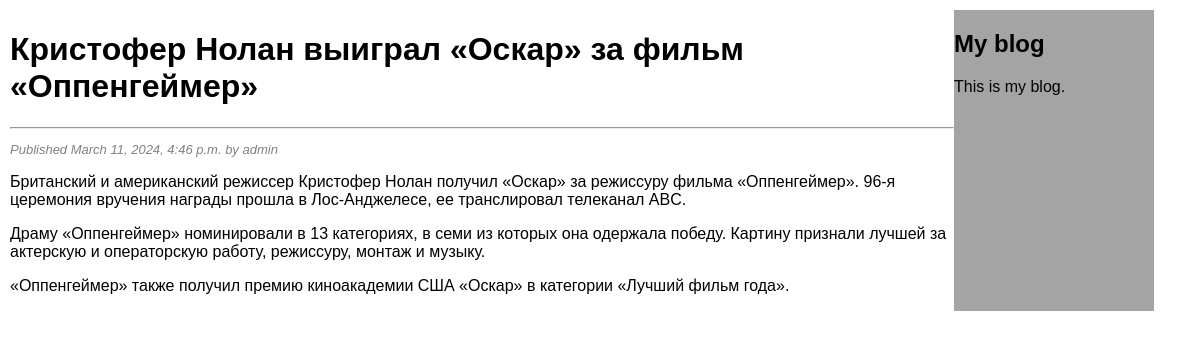
/blog/2024/3/11/kristofer-nolan-vyigral-oskar-za-film-oppengejmer/, run on the app's committed database.
### blog/models.py (models this page shows, shortened)
class Post(models.Model):
    class Status(models.TextChoices):
        DRAFT = 'DF', 'Draft'
        PUBLISHED = 'PB', 'Published'
    title = models.CharField(max_length=250)
    slug = models.SlugField(max_length=250,
                            unique_for_date='publish')
    author = models.ForeignKey(User,
                               on_delete=models.CASCADE,
                               related_name='blog_posts')
    body = models.TextField()
    publish = models.DateTimeField(default=timezone.now)
    created = models.DateTimeField(auto_now_add=True)
    status = models.CharField(max_length=2,
                              choices=Status.choices,
                              default=Status.DRAFT)
    objects = models.Manager()
    published = PublishedManager()
    class Meta:
        ordering = ['-publish']
        indexes = [
            models.Index(fields=['-publish']),
        ]

### blog/views.py (the view)
def post_detail(request, year, month, day, post):
    post = get_object_or_404(Post,
                             status=Post.Status.PUBLISHED,
                             slug=post,
                             publish__year=year,
                             publish__month=month,
                             publish__day=day)
    return render(request,
                  'blog/post/detail.html',
                  {'post': post})

### blog/templates/blog/post/detail.html (shortened to what this page needs)
{% extends "blog/base.html" %}
{% block content %}
    <h1>{{ post.title }}</h1>
    <hr>
    <p class="date">
        Published {{ post.publish }} by {{ post.author }}
    </p>
    {{ post.body|linebreaks }}
{% endblock %}

### blog/static/blog/css/blog.css (style rules this page uses)
body { display: flex; margin: 0; font-family: Arial, Helvetica, sans-serif; margin: 10px; flex-wrap: wrap; }
.date { font-style: italic; color: gray; font-size: small; }

### data on the page
Post: title "Кристофер Нолан выиграл «Оскар» за фильм «Оппенгеймер»", publish "March 11, 2024, 4:46 p.m.", author "admin", body "Британский и американский режиссер Кристофер Нолан получил «Оскар» за режиссуру фильма «Оппенгеймер». 96-я церемония вручения награды прошла в Лос-Анджелесе, ее транслировал телеканал ABC. Драму «Оппенгеймер» номинировали в 13 категориях, в семи из которых она одержала победу. Картину признали лучшей за актерскую и операторскую работу, режиссуру, монтаж и музыку. «Оппенгеймер» также получил премию киноакадемии США «Оскар» в категории «Лучший фильм года»."
